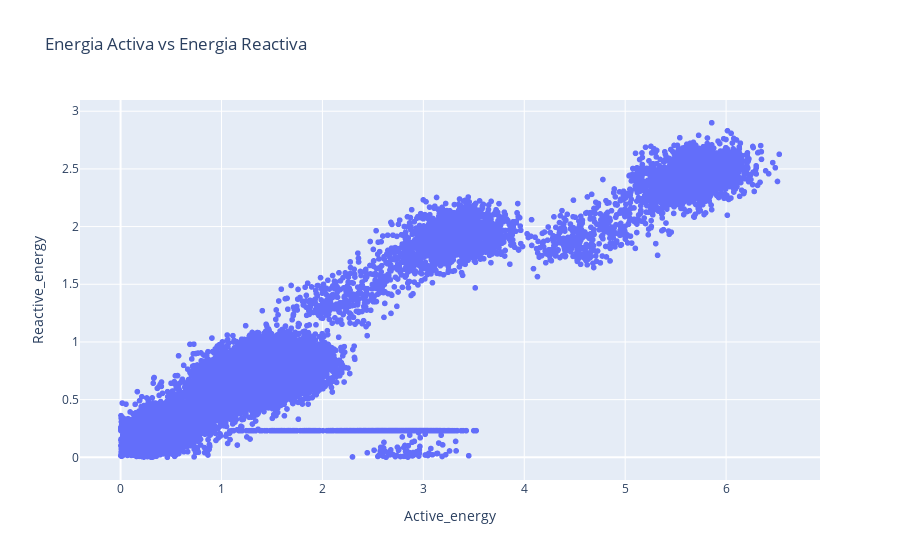

Source (notebook cell):
### Code cell
# Grafica de correlación entre energia activa y reactiva
fig = px.scatter(df_c1, x='Active_energy', y='Reactive_energy', title='Energia Activa vs Energia Reactiva')
fig.show()

### Figure 1 — Plotly figure (JSON) as saved in the notebook; plotly's stock layout.template omitted (floating-point values rounded to 4 significant figures; data arrays with more than 128 entries replaced by an {"elided": "..."} marker saying what was removed)
{"data": [{"hovertemplate": "Active_energy=%{x}<br>Reactive_energy=%{y}<extra></extra>", "legendgroup": "", "marker": {"color": "#636efa", "symbol": "circle"}, "mode": "markers", "name": "", "showlegend": false, "type": "scattergl", "x": {"elided": "19681 float values"}, "xaxis": "x", "y": {"elided": "19681 float values"}, "yaxis": "y"}], "layout": {"legend": {"tracegroupgap": 0}, "title": {"text": "Energia Activa vs Energia Reactiva"}, "xaxis": {"anchor": "y", "domain": [0, 1], "title": {"text": "Active_energy"}}, "yaxis": {"anchor": "x", "domain": [0, 1], "title": {"text": "Reactive_energy"}}}}
